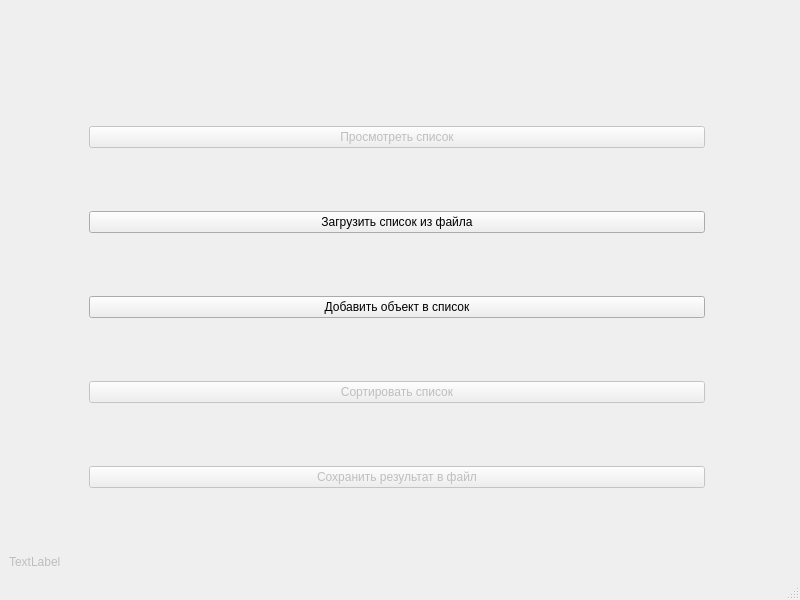
<?xml version="1.0" encoding="UTF-8"?>
<ui version="4.0">
 <class>MainWindow</class>
 <widget class="QMainWindow" name="MainWindow">
  <property name="geometry">
   <rect>
    <x>0</x>
    <y>0</y>
    <width>800</width>
    <height>600</height>
   </rect>
  </property>
  <property name="windowTitle">
   <string>MainWindow</string>
  </property>
  <widget class="QWidget" name="main_menu">
   <layout class="QGridLayout" name="gridLayout_2">
    <item row="1" column="0" colspan="2">
     <widget class="QLabel" name="log_label">
      <property name="enabled">
       <bool>false</bool>
      </property>
      <property name="text">
       <string>TextLabel</string>
      </property>
     </widget>
    </item>
    <item row="0" column="0">
     <layout class="QGridLayout" name="gridLayout">
      <item row="0" column="0">
       <spacer name="verticalSpacer">
        <property name="orientation">
         <enum>Qt::Vertical</enum>
        </property>
        <property name="sizeHint" stdset="0">
         <size>
          <width>80</width>
          <height>40</height>
         </size>
        </property>
       </spacer>
      </item>
      <item row="0" column="1">
       <layout class="QVBoxLayout" name="menu_layout">
        <item>
         <spacer name="horizontalSpacer">
          <property name="orientation">
           <enum>Qt::Horizontal</enum>
          </property>
          <property name="sizeHint" stdset="0">
           <size>
            <width>40</width>
            <height>60</height>
           </size>
          </property>
         </spacer>
        </item>
        <item>
         <widget class="QPushButton" name="check_data_button">
          <property name="enabled">
           <bool>false</bool>
          </property>
          <property name="text">
           <string>Просмотреть список</string>
          </property>
         </widget>
        </item>
        <item>
         <widget class="QPushButton" name="load_button">
          <property name="text">
           <string>Загрузить список из файла</string>
          </property>
         </widget>
        </item>
        <item>
         <widget class="QPushButton" name="add_obj_button">
          <property name="text">
           <string>Добавить объект в список</string>
          </property>
         </widget>
        </item>
        <item>
         <widget class="QPushButton" name="sort_button">
          <property name="enabled">
           <bool>false</bool>
          </property>
          <property name="text">
           <string>Сортировать список</string>
          </property>
         </widget>
        </item>
        <item>
         <widget class="QPushButton" name="save_button">
          <property name="enabled">
           <bool>false</bool>
          </property>
          <property name="text">
           <string>Сохранить результат в файл</string>
          </property>
         </widget>
        </item>
       </layout>
      </item>
      <item row="0" column="2">
       <spacer name="verticalSpacer_2">
        <property name="orientation">
         <enum>Qt::Vertical</enum>
        </property>
        <property name="sizeHint" stdset="0">
         <size>
          <width>80</width>
          <height>40</height>
         </size>
        </property>
       </spacer>
      </item>
     </layout>
    </item>
   </layout>
  </widget>
  <widget class="QMenuBar" name="menubar">
   <property name="geometry">
    <rect>
     <x>0</x>
     <y>0</y>
     <width>800</width>
     <height>21</height>
    </rect>
   </property>
  </widget>
  <widget class="QStatusBar" name="statusbar"/>
 </widget>
 <resources/>
 <connections/>
</ui>
